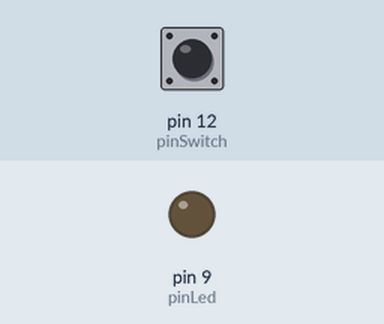
Recording of a sketch running on a simulated Arduino Uno, built with avr-gcc and run on an emulated ATmega328P. Shown: output pins drawn as LEDs (lit = HIGH). Inputs (shaded band) come from the test bench; at power-on: pin 12 (pinSwitch) LOW.

Above: at 1.2 s.
1.3 s: pin 12 (pinSwitch) pulled HIGH for 0.15 s
At 1.37 s:
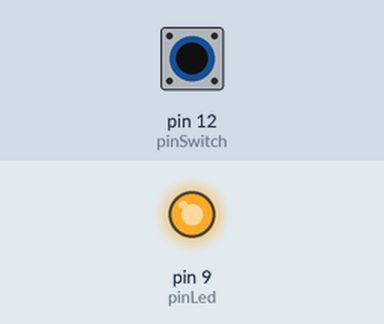
2.9 s: pin 12 (pinSwitch) pulled HIGH for 3.2 s
At 7.0 s:
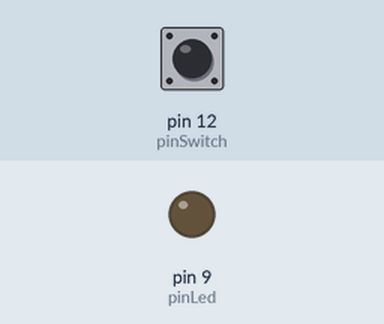
Timing chart, 0 to 8.5 s (numbered marks = the images above; inputs shaded):
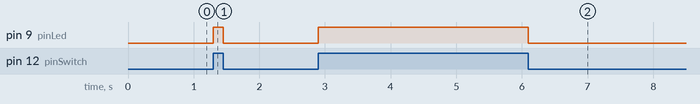

Measured:
- after the input at 1.3 s, pin 9 (pinLed): LOW → HIGH at once, → LOW 0.15 s later
- after the input at 2.9 s, pin 9 (pinLed): LOW → HIGH at once, → LOW 3.2 s later

The sketch:

ReedSwitch_ExternalPullup.ino
```cpp
//www.ArunEworld.com
const int pinSwitch = 12; //Pin Reed
const int pinLed = 9; //Pin LED
int StatoSwitch = 0;

void setup()
{
	pinMode(pinLed, OUTPUT); //Imposto i PIN
	pinMode(pinSwitch, INPUT);
}

void loop()
{
	StatoSwitch = digitalRead(pinSwitch); //Leggo il valore del Reed
	if (StatoSwitch == HIGH)
	{
		digitalWrite(pinLed, HIGH);
	}
	else
	{
		digitalWrite(pinLed, LOW);
	}
}
```
